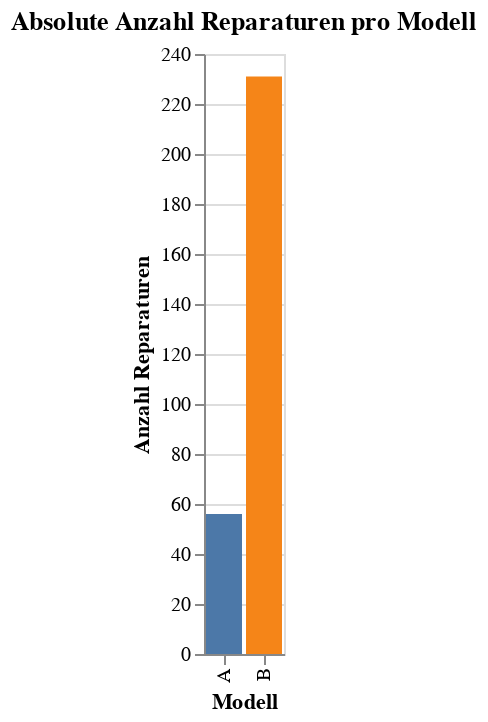

The cell this chart's notebook holds for it:
### Code cell
import altair as alt


# Reparatur-Anzahl pro Modell berechnen
repair_counts = (
    df[df['Repaired'] == True]
    .groupby('Model')
    .size()
    .reset_index(name='repairs')
)

# Balkendiagramm mit Altair
chart = (
    alt.Chart(repair_counts)
    .mark_bar()
    .encode(
        x=alt.X('Model:N', title='Modell'),
        y=alt.Y('repairs:Q', title='Anzahl Reparaturen'),
        color=alt.Color('Model:N', legend=None)
    )
    .properties(
        title='Absolute Anzahl Reparaturen pro Modell'
    )
)

chart.show()

### Figure 1 — Vega-Lite specification as saved in the notebook (floating-point values rounded to 4 significant figures)
{"config": {"view": {"continuousWidth": 300, "continuousHeight": 300}}, "data": {"name": "data-34a5d46065f7db3fa3fc6a5ced9c84d7"}, "mark": {"type": "bar"}, "encoding": {"color": {"field": "Model", "legend": null, "type": "nominal"}, "x": {"field": "Model", "title": "Modell", "type": "nominal"}, "y": {"field": "repairs", "title": "Anzahl Reparaturen", "type": "quantitative"}}, "title": "Absolute Anzahl Reparaturen pro Modell", "$schema": "https://vega.github.io/schema/vega-lite/v5.20.1.json", "datasets": {"data-34a5d46065f7db3fa3fc6a5ced9c84d7": [{"Model": "A", "repairs": 56}, {"Model": "B", "repairs": 231}]}}
